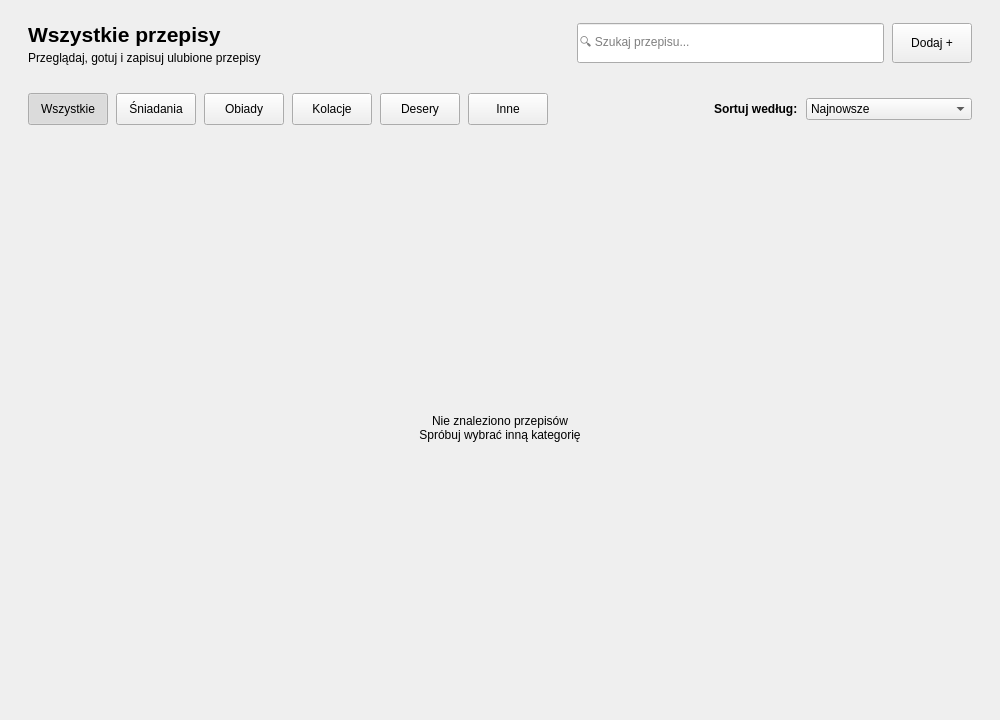
<?xml version="1.0" encoding="UTF-8"?>
<ui version="4.0">
 <class>RecipeGridBrowser</class>
 <widget class="QWidget" name="RecipeGridBrowser">
  <property name="geometry">
   <rect>
    <x>0</x>
    <y>0</y>
    <width>1000</width>
    <height>720</height>
   </rect>
  </property>
  <property name="windowTitle">
   <string>Form</string>
  </property>
  <layout class="QVBoxLayout" name="verticalLayout_Main">
   <property name="spacing">
    <number>0</number>
   </property>
   <property name="leftMargin">
    <number>0</number>
   </property>
   <property name="topMargin">
    <number>0</number>
   </property>
   <property name="rightMargin">
    <number>0</number>
   </property>
   <property name="bottomMargin">
    <number>0</number>
   </property>
   <item>
    <layout class="QHBoxLayout" name="horizontalLayout_TopBar">
     <property name="spacing">
      <number>8</number>
     </property>
     <property name="leftMargin">
      <number>28</number>
     </property>
     <property name="topMargin">
      <number>22</number>
     </property>
     <property name="rightMargin">
      <number>28</number>
     </property>
     <property name="bottomMargin">
      <number>18</number>
     </property>
     <item>
      <layout class="QVBoxLayout" name="verticalLayout_Title">
       <property name="spacing">
        <number>4</number>
       </property>
       <item>
        <widget class="QLabel" name="label_PageTitle">
         <property name="font">
          <font>
           <pointsize>16</pointsize>
           <bold>true</bold>
          </font>
         </property>
         <property name="text">
          <string>Wszystkie przepisy</string>
         </property>
        </widget>
       </item>
       <item>
        <widget class="QLabel" name="label_PageTitle2">
         <property name="text">
          <string>Przeglądaj, gotuj i zapisuj ulubione przepisy</string>
         </property>
        </widget>
       </item>
      </layout>
     </item>
     <item>
      <spacer name="hSpacer_Top">
       <property name="orientation">
        <enum>Qt::Horizontal</enum>
       </property>
       <property name="sizeHint" stdset="0">
        <size>
         <width>40</width>
         <height>20</height>
        </size>
       </property>
      </spacer>
     </item>
     <item>
      <widget class="QLineEdit" name="lineEdit_Search">
       <property name="minimumSize">
        <size>
         <width>240</width>
         <height>40</height>
        </size>
       </property>
       <property name="maximumSize">
        <size>
         <width>320</width>
         <height>40</height>
        </size>
       </property>
       <property name="placeholderText">
        <string>🔍 Szukaj przepisu...</string>
       </property>
      </widget>
     </item>
     <item>
      <widget class="QPushButton" name="pushButton_Add">
       <property name="minimumSize">
        <size>
         <width>0</width>
         <height>40</height>
        </size>
       </property>
       <property name="maximumSize">
        <size>
         <width>16777215</width>
         <height>16777215</height>
        </size>
       </property>
       <property name="text">
        <string>Dodaj +</string>
       </property>
      </widget>
     </item>
    </layout>
   </item>
   <item>
    <layout class="QHBoxLayout" name="horizontalLayout_Categories">
     <property name="spacing">
      <number>8</number>
     </property>
     <property name="leftMargin">
      <number>28</number>
     </property>
     <property name="topMargin">
      <number>10</number>
     </property>
     <property name="rightMargin">
      <number>28</number>
     </property>
     <property name="bottomMargin">
      <number>10</number>
     </property>
     <item>
      <widget class="QPushButton" name="pushButton_All">
       <property name="minimumSize">
        <size>
         <width>0</width>
         <height>32</height>
        </size>
       </property>
       <property name="maximumSize">
        <size>
         <width>16777215</width>
         <height>32</height>
        </size>
       </property>
       <property name="text">
        <string>Wszystkie</string>
       </property>
       <property name="checkable">
        <bool>true</bool>
       </property>
       <property name="checked">
        <bool>true</bool>
       </property>
       <property name="autoExclusive">
        <bool>true</bool>
       </property>
      </widget>
     </item>
     <item>
      <widget class="QPushButton" name="pushButton_Breakfast">
       <property name="maximumSize">
        <size>
         <width>16777215</width>
         <height>32</height>
        </size>
       </property>
       <property name="text">
        <string>Śniadania</string>
       </property>
       <property name="checkable">
        <bool>true</bool>
       </property>
       <property name="autoExclusive">
        <bool>true</bool>
       </property>
      </widget>
     </item>
     <item>
      <widget class="QPushButton" name="pushButton_Breakfast2">
       <property name="maximumSize">
        <size>
         <width>16777215</width>
         <height>32</height>
        </size>
       </property>
       <property name="text">
        <string>Obiady</string>
       </property>
       <property name="checkable">
        <bool>true</bool>
       </property>
       <property name="autoExclusive">
        <bool>true</bool>
       </property>
      </widget>
     </item>
     <item>
      <widget class="QPushButton" name="pushButton_Evening">
       <property name="maximumSize">
        <size>
         <width>16777215</width>
         <height>32</height>
        </size>
       </property>
       <property name="text">
        <string>Kolacje</string>
       </property>
       <property name="checkable">
        <bool>true</bool>
       </property>
       <property name="autoExclusive">
        <bool>true</bool>
       </property>
      </widget>
     </item>
     <item>
      <widget class="QPushButton" name="pushButton_Deserts">
       <property name="maximumSize">
        <size>
         <width>16777215</width>
         <height>32</height>
        </size>
       </property>
       <property name="text">
        <string>Desery</string>
       </property>
       <property name="checkable">
        <bool>true</bool>
       </property>
       <property name="autoExclusive">
        <bool>true</bool>
       </property>
      </widget>
     </item>
     <item>
      <widget class="QPushButton" name="pushButton_Another">
       <property name="maximumSize">
        <size>
         <width>16777215</width>
         <height>32</height>
        </size>
       </property>
       <property name="text">
        <string>Inne</string>
       </property>
       <property name="checkable">
        <bool>true</bool>
       </property>
       <property name="autoExclusive">
        <bool>true</bool>
       </property>
      </widget>
     </item>
     <item>
      <spacer name="hSpacer_Cat">
       <property name="orientation">
        <enum>Qt::Horizontal</enum>
       </property>
       <property name="sizeHint" stdset="0">
        <size>
         <width>40</width>
         <height>20</height>
        </size>
       </property>
      </spacer>
     </item>
     <item>
      <widget class="QLabel" name="label_Sort">
       <property name="font">
        <font>
         <bold>true</bold>
        </font>
       </property>
       <property name="text">
        <string>Sortuj według:</string>
       </property>
      </widget>
     </item>
     <item>
      <widget class="QComboBox" name="comboBox_Sort">
       <item>
        <property name="text">
         <string>Najnowsze</string>
        </property>
       </item>
       <item>
        <property name="text">
         <string>Najstarsze</string>
        </property>
       </item>
       <item>
        <property name="text">
         <string>Najszybsze</string>
        </property>
       </item>
       <item>
        <property name="text">
         <string>Najdłuższe</string>
        </property>
       </item>
       <item>
        <property name="text">
         <string>Nazwa A-Z</string>
        </property>
       </item>
       <item>
        <property name="text">
         <string>Nazwa Z-A</string>
        </property>
       </item>
       <item>
        <property name="text">
         <string>Trudność: łatwy -&gt; trudny</string>
        </property>
       </item>
       <item>
        <property name="text">
         <string>Trudność: trudny -&gt; łatwy</string>
        </property>
       </item>
       <item>
        <property name="text">
         <string>Ocena: rosnąco</string>
        </property>
       </item>
       <item>
        <property name="text">
         <string>Ocena: malejąco</string>
        </property>
       </item>
      </widget>
     </item>
    </layout>
   </item>
   <item>
    <widget class="QScrollArea" name="scrollArea">
     <property name="frameShape">
      <enum>QFrame::NoFrame</enum>
     </property>
     <property name="widgetResizable">
      <bool>true</bool>
     </property>
     <widget class="QWidget" name="scrollAreaWidgetContents">
      <property name="geometry">
       <rect>
        <x>0</x>
        <y>0</y>
        <width>1000</width>
        <height>583</height>
       </rect>
      </property>
      <property name="sizePolicy">
       <sizepolicy hsizetype="Expanding" vsizetype="Expanding">
        <horstretch>0</horstretch>
        <verstretch>0</verstretch>
       </sizepolicy>
      </property>
      <layout class="QGridLayout" name="gridLayout">
       <property name="leftMargin">
        <number>20</number>
       </property>
       <property name="topMargin">
        <number>20</number>
       </property>
       <property name="rightMargin">
        <number>20</number>
       </property>
       <property name="bottomMargin">
        <number>20</number>
       </property>
       <property name="spacing">
        <number>20</number>
       </property>
       <item row="0" column="0">
        <widget class="QLabel" name="label_EmptyState">
         <property name="layoutDirection">
          <enum>Qt::LeftToRight</enum>
         </property>
         <property name="text">
          <string>Nie znaleziono przepisów
Spróbuj wybrać inną kategorię</string>
         </property>
         <property name="alignment">
          <set>Qt::AlignCenter</set>
         </property>
         <property name="wordWrap">
          <bool>false</bool>
         </property>
        </widget>
       </item>
      </layout>
     </widget>
    </widget>
   </item>
  </layout>
 </widget>
 <resources/>
 <connections/>
</ui>
